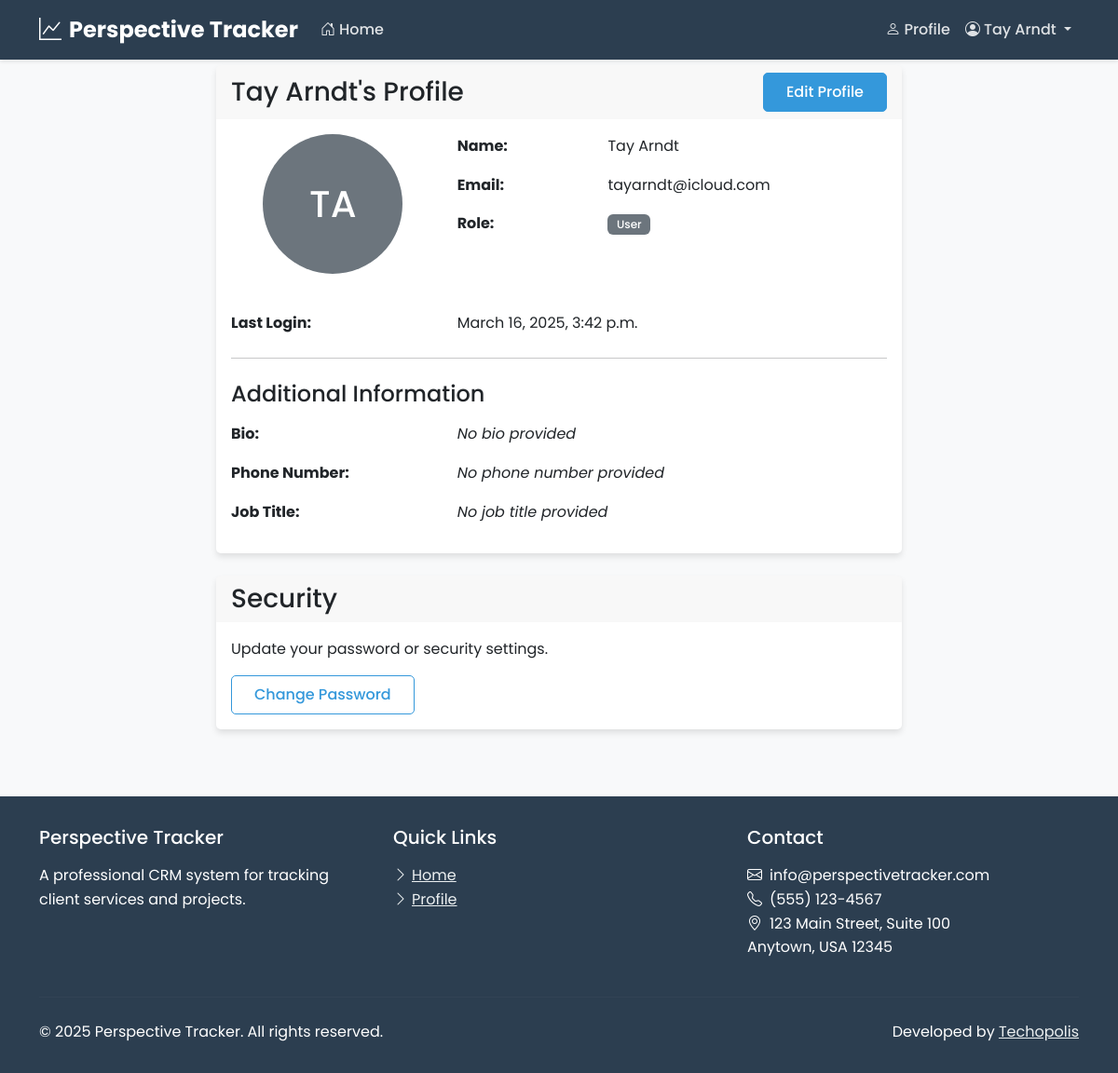
The page /users/profile/ (signed in) on the database its author committed.
### users/models.py (models this page shows, shortened)
class CustomUser(AbstractUser):
    username = None
    email = models.EmailField(unique=True)
    role = models.ForeignKey(Role, on_delete=models.CASCADE, null=True, blank=True)
    profile_picture = models.ImageField(upload_to='profile_pics/', null=True, blank=True)
    bio = models.TextField(max_length=500, blank=True)
    phone_number = models.CharField(max_length=20, blank=True)
    job_title = models.CharField(max_length=100, blank=True)
    USERNAME_FIELD = 'email'
    REQUIRED_FIELDS = []
    objects = CustomUserManager()

### users/views.py (the view)
# urls.py: path('profile/', views.profile_view, name='profile'),
@login_required
def profile_view(request):
    return render(request, 'users/profile.html')

### users/templates/users/profile.html (shortened to what this page needs)
{% extends 'users/base.html' %}
{% block content %}
<div class="container">
    <div class="row">
        <div class="col-md-8 offset-md-2">
            <div class="card mb-4">
                <div class="card-header d-flex justify-content-between align-items-center">
                    <h1 class="h3 mb-0">{{ user.first_name }} {{ user.last_name }}'s Profile</h1>
                    <a href="{% url 'edit_profile' %}" class="btn btn-primary">Edit Profile</a>
                </div>
                <div class="card-body">
                    <div class="row mb-4">
                        <div class="col-md-4 text-center">
                            {% if user.profile_picture %}
                                <img src="{{ user.profile_picture.url }}" alt="Profile Picture" class="img-fluid rounded-circle mb-3" style="max-width: 150px; max-height: 150px;">
                            {% else %}
                                <div class="bg-secondary text-white rounded-circle d-flex align-items-center justify-content-center mb-3" style="width: 150px; height: 150px; margin: 0 auto;">
                                    <h2 class="h1 mb-0">{{ user.first_name|first }}{{ user.last_name|first }}</h2>
                                </div>
                            {% endif %}
                        </div>
                        <div class="col-md-8">
                            <div class="row mb-3">
                                <div class="col-md-4 fw-bold">Name:</div>
                                <div class="col-md-8">{{ user.first_name }} {{ user.last_name }}</div>
                            </div>
                            <div class="row mb-3">
                                <div class="col-md-4 fw-bold">Email:</div>
                                <div class="col-md-8">{{ user.email }}</div>
                            </div>
                            <div class="row mb-3">
                                <div class="col-md-4 fw-bold">Role:</div>
                                <div class="col-md-8">
                                    {% if user.is_superuser %}
                                        <span class="badge bg-danger">Administrator</span>
                                    {% elif user.role %}
                                        {% if user.role.name == 'admin' %}
                                            <span class="badge bg-danger">Administrator</span>
                                        {% elif user.role.name == 'staff' %}
                                            <span class="badge bg-primary">Techopolis Staff</span>
                                        {% elif user.role.name == 'client' %}
                                            <span class="badge bg-success">Client</span>
                                        {% else %}
                                            <span class="badge bg-secondary">User</span>
                                        {% endif %}
                                    {% else %}
                                        <span class="badge bg-secondary">No Role Assigned</span>
                                    {% endif %}
                                </div>
                            </div>
                        </div>
                    </div>
                    <div class="row mb-3">
                        <div class="col-md-4 fw-bold">Last Login:</div>
                        <div class="col-md-8">{{ user.last_login|date:"F j, Y, g:i a" }}</div>
                    </div>
                    <hr class="my-4">
                    <h2 class="h4 mb-3">Additional Information</h2>
                    <div class="row mb-3">
                        <div class="col-md-4 fw-bold">Bio:</div>
                        <div class="col-md-8">
                            {% if user.bio %}
                                {{ user.bio }}
                            {% else %}
                                <em>No bio provided</em>
                            {% endif %}
                        </div>
                    </div>
                    <div class="row mb-3">
                        <div class="col-md-4 fw-bold">Phone Number:</div>
                        <div class="col-md-8">
                            {% if user.phone_number %}
                                {{ user.phone_number }}
                            {% else %}
                                <em>No phone number provided</em>
                            {% endif %}
                        </div>
                    </div>
                    <div class="row mb-3">
                        <div class="col-md-4 fw-bold">Job Title:</div>
                        <div class="col-md-8">
                            {% if user.job_title %}
                                {{ user.job_title }}
                            {% else %}
                                <em>No job title provided</em>
                            {% endif %}
                        </div>
                    </div>
                </div>
            </div>
            <div class="card">
                <div class="card-header">
                    <h2 class="h3 mb-0">Security</h2>
                </div>
                <div class="card-body">
                    <p>Update your password or security settings.</p>
                    <a href="{% url 'password_change' %}" class="btn btn-outline-primary">Change Password</a>
                </div>
            </div>
        </div>
    </div>
</div>
{% endblock %}

### users/templates/users/base.html (shortened to what this page needs)
<!DOCTYPE html>
<html lang="en">
<head>
    <link href="https://cdn.jsdelivr.net/npm/bootstrap@5.3.0-alpha1/dist/css/bootstrap.min.css" rel="stylesheet">
    <link rel="stylesheet" href="https://cdn.jsdelivr.net/npm/bootstrap-icons@1.10.3/font/bootstrap-icons.css">
    <link rel="stylesheet" href="/static/css/style.css">
</head>
<body>
    <nav class="navbar navbar-expand-md navbar-dark fixed-top">
        <div class="container">
            <a class="navbar-brand" href="{% url 'home' %}">
                <i class="bi bi-graph-up me-2"></i>Perspective Tracker
            </a>
            <div class="collapse navbar-collapse" id="navbarNav">
                <ul class="navbar-nav me-auto">
                    <li class="nav-item">
                        <a class="nav-link {% if request.path == '/' %}active{% endif %}" href="{% url 'home' %}">
                            <i class="bi bi-house-door me-1"></i>Home
                        </a>
                    </li>
                </ul>
                <ul class="navbar-nav">
                    {% if user.is_authenticated %}
                        <li class="nav-item">
                            <a class="nav-link {% if '/profile/' in request.path %}active{% endif %}" href="{% url 'profile' %}">
                                <i class="bi bi-person me-1"></i>Profile
                            </a>
                        </li>
                        <li class="nav-item dropdown">
                            <a class="nav-link dropdown-toggle" href="#" id="navbarDropdown" role="button" data-bs-toggle="dropdown" aria-expanded="false">
                                <i class="bi bi-person-circle me-1"></i>{{ user.first_name }} {{ user.last_name }}
                            </a>
                        </li>
                    {% else %}
                        <li class="nav-item">
                            <a class="nav-link btn btn-outline-light btn-sm ms-2 px-3" href="{% url 'login' %}">
                                <i class="bi bi-box-arrow-in-right me-1"></i>Login
                            </a>
                        </li>
                    {% endif %}
                </ul>
            </div>
        </div>
    </nav>
    <main>
        {% block content %}{% endblock %}
    </main>
    <footer>
        <div class="container">
            <div class="row">
                <div class="col-md-4 mb-4 mb-md-0">
                    <h5 class="mb-3">Perspective Tracker</h5>
                    <p class="mb-0">A professional CRM system for tracking client services and projects.</p>
                </div>
                <div class="col-md-4 mb-4 mb-md-0">
                    <h5 class="mb-3">Quick Links</h5>
                    <ul class="list-unstyled">
                        <li><a href="{% url 'home' %}"><i class="bi bi-chevron-right me-1"></i>Home</a></li>
                        {% if user.is_authenticated %}
                            <li><a href="{% url 'profile' %}"><i class="bi bi-chevron-right me-1"></i>Profile</a></li>
                        {% else %}
                            <li><a href="{% url 'login' %}"><i class="bi bi-chevron-right me-1"></i>Login</a></li>
                        {% endif %}
                    </ul>
                </div>
                <div class="col-md-4">
                    <h5 class="mb-3">Contact</h5>
                    <ul class="list-unstyled">
                        <li><i class="bi bi-envelope me-2"></i>info@perspectivetracker.com</li>
                        <li><i class="bi bi-telephone me-2"></i>(555) 123-4567</li>
                        <li><i class="bi bi-geo-alt me-2"></i>123 Main Street, Suite 100<br>Anytown, USA 12345</li>
                    </ul>
                </div>
            </div>
            <hr class="mt-4 mb-4" style="border-color: rgba(255,255,255,0.1);">
            <div class="row justify-content-between align-items-center">
                <div class="col-md-6 text-center text-md-start">
                    <p class="mb-0">&copy; {% now "Y" %} Perspective Tracker. All rights reserved.</p>
                </div>
                <div class="col-md-6 text-center text-md-end">
                    <p class="mb-0">Developed by <a href="https://www.techopolis.courses/" target="_blank">Techopolis</a></p>
                </div>
            </div>
        </div>
    </footer>
</body>
</html>

### perspectivetracker/static/css/style.css (style rules this page uses)
:root { --primary-color: #2c3e50; --secondary-color: #3498db; --accent-color: #e74c3c; --light-color: #ecf0f1; --dark-color: #2c3e50; --success-color: #2ecc71; --warning-color: #f39c12; --danger-color: #e74c3c; --text-color: #333; --text-light: #7f8c8d; --border-radius: 5px; --box-shadow: 0 4px 6px rgba(0, 0, 0, 0.1); --transition: all 0.3s ease; }
body { font-family: 'Poppins', sans-serif; color: var(--text-color); line-height: 1.6; background-color: #f8f9fa; padding-top: 70px; }
.navbar { background-color: var(--primary-color) !important; box-shadow: 0 2px 4px rgba(0, 0, 0, 0.1); }
.navbar-brand { font-weight: 700; font-size: 1.5rem; color: white !important; }
.navbar-dark .navbar-nav .nav-link { color: rgba(255, 255, 255, 0.85) !important; font-weight: 500; transition: var(--transition); }
.card { border: none; border-radius: var(--border-radius); box-shadow: var(--box-shadow); transition: var(--transition); margin-bottom: 1.5rem; }
.card-header { font-weight: 600; border-bottom: none; }
.btn { font-weight: 500; border-radius: var(--border-radius); padding: 0.5rem 1.5rem; transition: var(--transition); }
.btn-primary { background-color: var(--secondary-color); border-color: var(--secondary-color); }
.btn-outline-primary { color: var(--secondary-color); border-color: var(--secondary-color); }
.badge { font-weight: 500; padding: 0.4em 0.8em; }
footer { background-color: var(--primary-color); color: white; padding: 2rem 0; margin-top: 3rem; }
footer a { color: var(--light-color); transition: var(--transition); }

### rows shown on the page
CustomUser: first_name "Tay", last_name "Arndt", first_name|first "T", last_name|first "A", email "tayarndt@icloud.com", last_login "March 16, 2025, 3:42 p.m."
